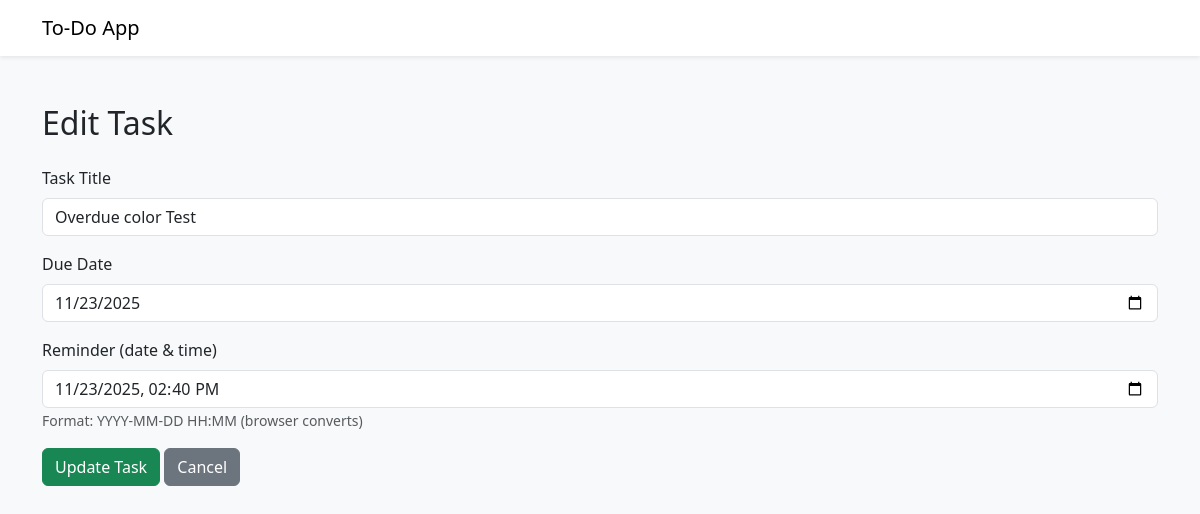
Before: /edit/16 with the older database file.
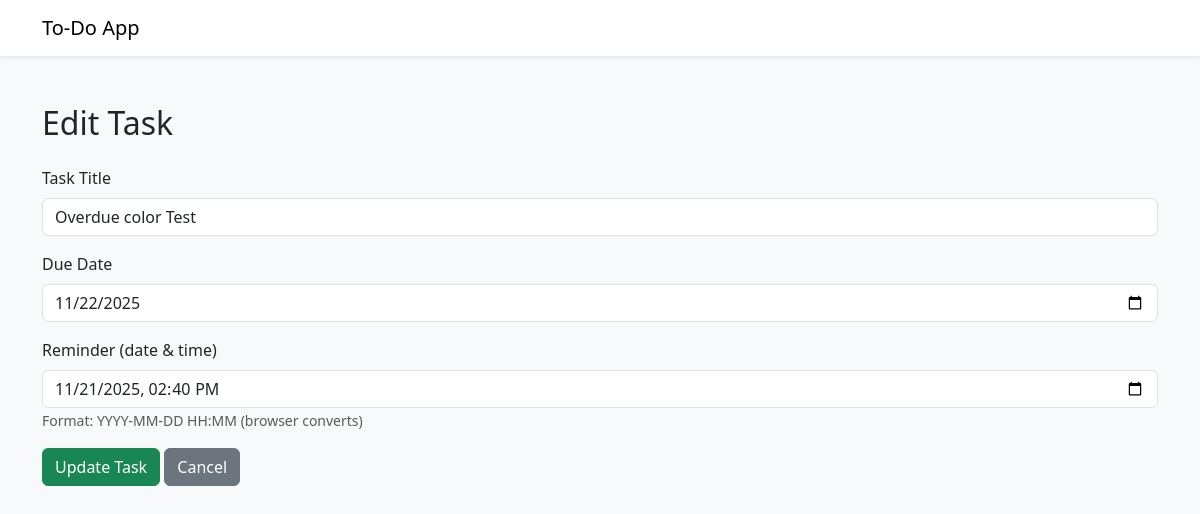
After: the same page with the newer database file.
### tables this page shows
CREATE TABLE tasks(
                id INTEGER PRIMARY KEY AUTOINCREMENT,
                title TEXT NOT NULL
        , completed INTEGER DEFAULT 0, due_date TEXT DEFAULT NULL, reminder_at TEXT DEFAULT NULL, reminder_sent TEXT DEFAULT 0);

### app.py (the view)
@app.route("/edit/<int:id>", methods=["POST", "GET"])
def edit_task(id):
    conn = get_db_connection()
    tasks = conn.execute("SELECT * FROM tasks WHERE id = ?", (id,)).fetchone()
    conn.close()
    if tasks is None:
        return "Task not Found", 404
    return render_template("edit.html", task=tasks)

### app.py (called while the page is built)
def get_db_connection():
    conn = sqlite3.connect("task.db")
    conn.row_factory = sqlite3.Row
    return conn

### templates/edit.html
{% extends "base.html" %}
{% block content %}
<h2 class="mb-4">Edit Task</h2>
<form action="{{ url_for('update_task', id=task['id']) }}" method="POST" class="mb-3">
    <div class="mb-3">
        <label class="form-label">Task Title</label>
        <input type="text" name="task" class="form-control" value="{{ task['title'] }}" required>
    </div>
    <div class="mb-3">
        <label class="form-label">Due Date</label>
        <input type="date" name="due_date" value="{{ task['due_date'] or ''}}" class="form-control">
    </div>
    <div class="mb-3">
        <label class="form-label">Reminder (date & time)</label>
        <input type="datetime-local" name="reminder_at"
               value="{% if task['reminder_at'] %}{{ task['reminder_at']|replace(' ', 'T') }}{% endif %}"
               class="form-control">
        <small class="text-muted">Format: YYYY-MM-DD HH:MM (browser converts)</small>
    </div>
    <button class="btn btn-success" type="submit">Update Task</button>
    <a href="{{ url_for('index') }}" class="btn btn-secondary">Cancel</a>
</form>
{% endblock %}

### templates/base.html (shortened to what this page needs)
<!DOCTYPE html>
<html lang="en">
    <head>
        <link href="https://cdn.jsdelivr.net/npm/bootstrap@5.3.0/dist/css/bootstrap.min.css" rel="stylesheet">
    </head>
    <body class="bg-light">
        <nav class="navbar navbar-light bg-white shadow-sm">
            <div class="container">
                <a class="navbar-brand" href="{{ url_for('index') }}">To-Do App</a>
            </div>
        </nav>
        <div class="container mt-5">
            {% block content %}{% endblock %}
        </div>
    </body>
</html>

Changed rows visible on the page:
changed tasks "Overdue color Test": due_date "11/23/2025" → "11/22/2025"; reminder_at "11/23/2025 14:40" → "11/21/2025 14:40"
